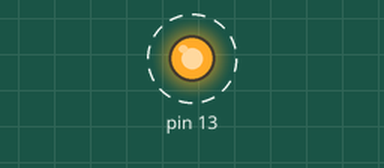
Simulated run of this sketch. Board: Arduino Uno, built with avr-gcc and run on an emulated ATmega328P. Parts: output pins drawn as LEDs (lit = HIGH). Dashed ring = blinking.

Above: at 6.02 s.
Timing chart, 0 to 9.0 s (numbered marks = the images above):
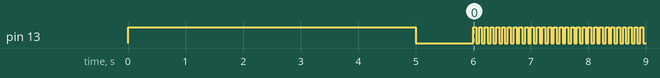

The sketch:

ex02.ino
```cpp
void setup() {
  pinMode(13, OUTPUT);  //디지털 13번 핀을 디지털 신호로 출력

  digitalWrite(13, HIGH); //5V
  delay(5000);
  digitalWrite(13, LOW);  //0V
  delay(1000);

}

void loop() {
  digitalWrite(13, HIGH); //5V
  delay(50);            //3초
  digitalWrite(13, LOW);  //0V
  delay(50);            //3초

}
```

Measured:
- by itself, pin 13: repeats every 0.10 s: HIGH 0.05 s, LOW 0.05 s
